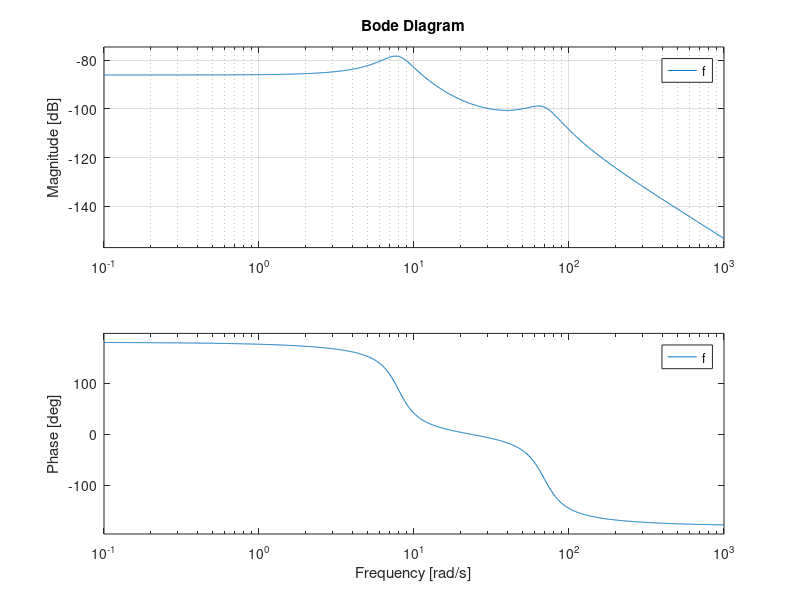

The MATLAB script that drew this image:
clear all;
clc
close all;
num =[25 0 -17550];
den =[1160 42570 5748180 22639500 350298000];
f=tf(num,den);
bode (f), grid